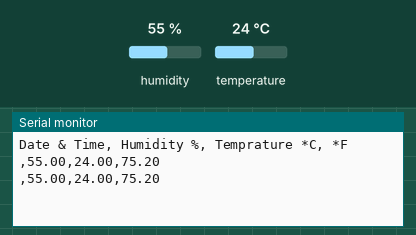
Simulated run of this sketch. Board: Arduino Uno, built with avr-gcc and run on an emulated ATmega328P. Parts: the last lines printed to the serial monitor. The test bench sets the inputs (shaded band); at power-on: humidity 55 %, temperature 24 °C.

Above: at 2.8 s.
2.9 s: humidity set to 22 %
At 4.9 s:
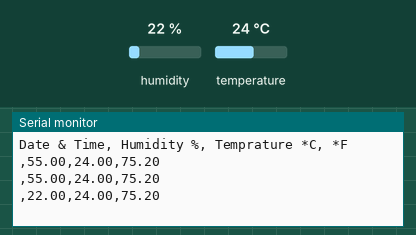
5.6 s: temperature set to 12 °C
At 6.7 s:
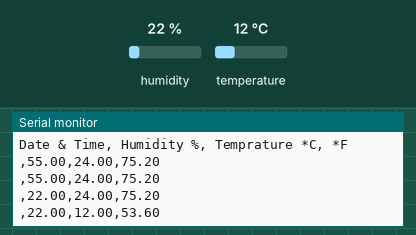
8.3 s: humidity set to 40 %
At 8.3 s:
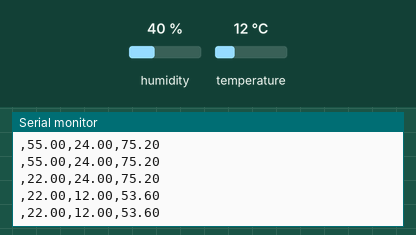
Timing chart, 0 to 11.3 s (numbered marks = the images above; inputs shaded):
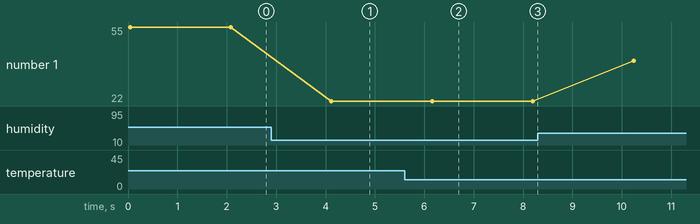

Measured:
- after the input at 2.9 s, the serial monitor: prints a new line after 1.2 s (image 1)
- after the input at 5.6 s, the serial monitor: prints a new line after 0.56 s (image 2)
- plotted number 1: 55 → 22 after the input at 2.9 s, 22 → 40 after the input at 8.3 s

The sketch:

T_H_BLE_code.ino
```cpp
#include <SoftwareSerial.h>
#include<DHT.h>
SoftwareSerial bt(8,9);// Tx Rx
#define DATAPIN 3
#define DHTTYPE DHT11
DHT t(DATAPIN,DHTTYPE);
float temp;
float hum;
float f;

void setup() {
  // put your setup code here, to run once:
  Serial.begin(9600);
  t.begin(9600);
  bt.begin(9600);
  Serial.println("Date & Time, Humidity %, Temprature *C, *F");

}

void loop() {
  // put your main code here, to run repeatedly:
  hum = t.readHumidity();
  temp = t.readTemperature();
  f = t.readTemperature(true);

  bt.print(temp);
  bt.print(";");
  bt.print(hum);
  bt.println(";");

   Serial.print(",");
  Serial.print(hum);
  Serial.print(",");
  Serial.print(temp);
  Serial.print(",");
  Serial.println(f);

  delay(2000);

}
```
